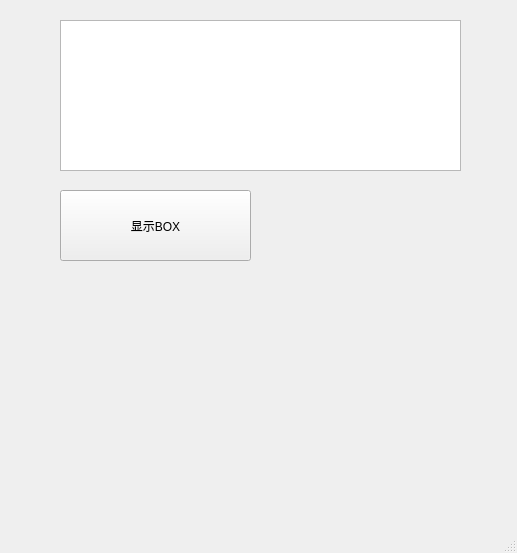
<?xml version="1.0" encoding="UTF-8"?>
<ui version="4.0">
 <class>MainWindow</class>
 <widget class="QMainWindow" name="MainWindow">
  <property name="geometry">
   <rect>
    <x>0</x>
    <y>0</y>
    <width>517</width>
    <height>553</height>
   </rect>
  </property>
  <property name="windowTitle">
   <string>标题栏</string>
  </property>
  <widget class="QWidget" name="centralwidget">
   <widget class="QPlainTextEdit" name="textEdit">
    <property name="geometry">
     <rect>
      <x>60</x>
      <y>20</y>
      <width>401</width>
      <height>151</height>
     </rect>
    </property>
   </widget>
   <widget class="QPushButton" name="button">
    <property name="geometry">
     <rect>
      <x>60</x>
      <y>190</y>
      <width>191</width>
      <height>71</height>
     </rect>
    </property>
    <property name="text">
     <string>显示BOX</string>
    </property>
   </widget>
   <widget class="QWidget" name="horizontalLayoutWidget">
    <property name="geometry">
     <rect>
      <x>60</x>
      <y>280</y>
      <width>401</width>
      <height>201</height>
     </rect>
    </property>
    <layout class="QHBoxLayout" name="hLayout"/>
   </widget>
  </widget>
  <widget class="QMenuBar" name="menubar">
   <property name="geometry">
    <rect>
     <x>0</x>
     <y>0</y>
     <width>517</width>
     <height>23</height>
    </rect>
   </property>
  </widget>
  <widget class="QStatusBar" name="statusbar"/>
 </widget>
 <resources/>
 <connections/>
</ui>
